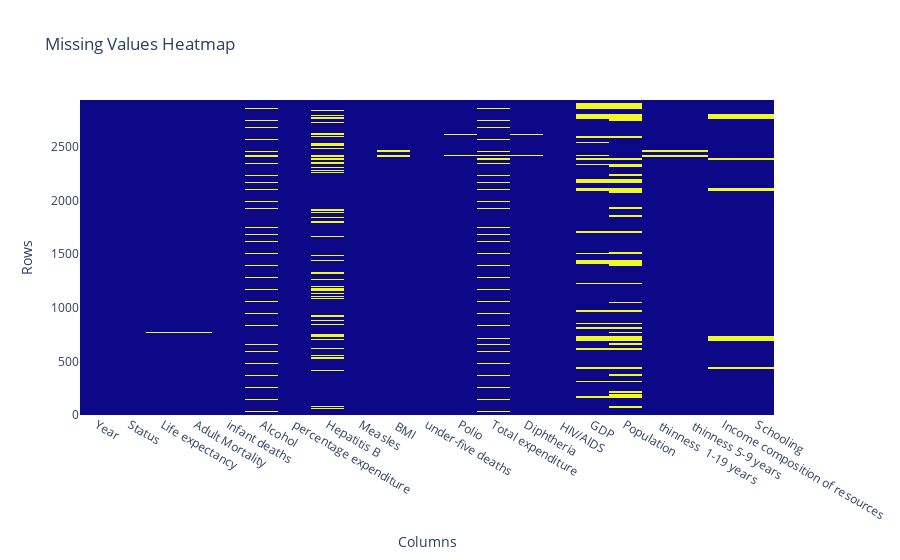

Write notebook code for a chart like this one.
### Markdown cell above
**Exploration.** Make a heatmap of the missing values using plotly (https://plotly.com/python-api-reference/generated/plotly.express.imshow.html). Make sure to add labels for the x and y axis.

### Code cell
import plotly.graph_objects as go

missing_mask = df.isnull().astype(int)

# graph the heatmap
# fig =
fig = go.Figure(
    data=go.Heatmap(
        z=missing_mask.values,
        x=missing_mask.columns,
        y=missing_mask.index,
        showscale=False
    )
)

# label the axes appropriately
fig.update_layout(
    title="Missing Values Heatmap",
    xaxis_title="Columns",
    yaxis_title="Rows"
)

# hide the color axes (given to you below)
fig.update_coloraxes(showscale=False)

# show the graph
fig.show()

### Figure 1 — Plotly figure (JSON) as saved in the notebook; plotly's stock layout.template omitted (floating-point values rounded to 4 significant figures; data arrays with more than 128 entries replaced by an {"elided": "..."} marker saying what was removed)
{"data": [{"showscale": false, "type": "heatmap", "x": ["Year", "Status", "Life expectancy", "Adult Mortality", "infant deaths", "Alcohol", "percentage expenditure", "Hepatitis B", "Measles ", " BMI ", "under-five deaths ", "Polio", "Total expenditure", "Diphtheria ", " HIV/AIDS", "GDP", "Population", " thinness  1-19 years", " thinness 5-9 years", "Income composition of resources", "Schooling"], "y": {"elided": "2938 int values"}, "z": {"elided": "2938x21 int values"}}], "layout": {"coloraxis": {"showscale": false}, "title": {"text": "Missing Values Heatmap"}, "xaxis": {"title": {"text": "Columns"}}, "yaxis": {"title": {"text": "Rows"}}}}
